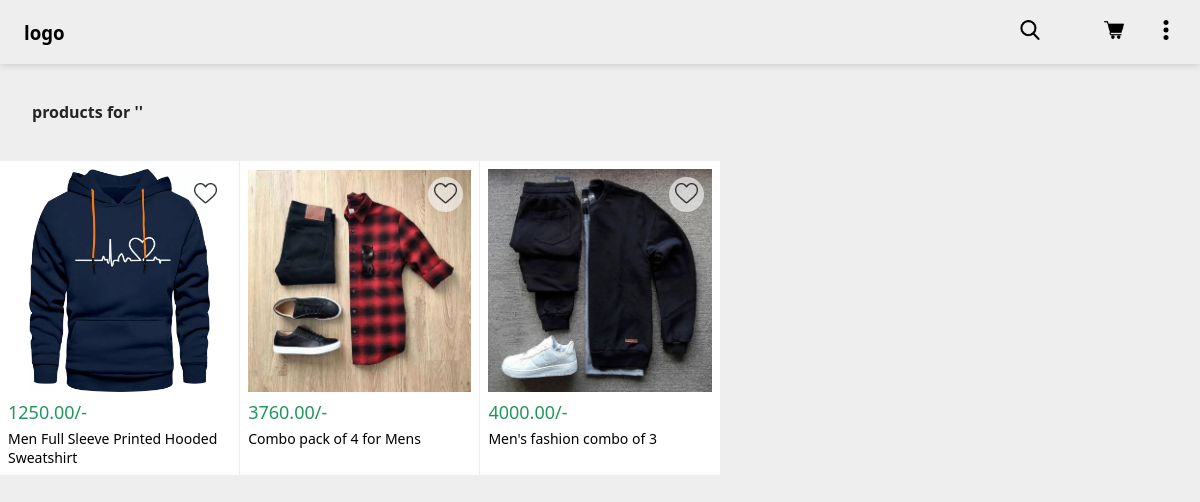
Before: /product/ with the older database file.
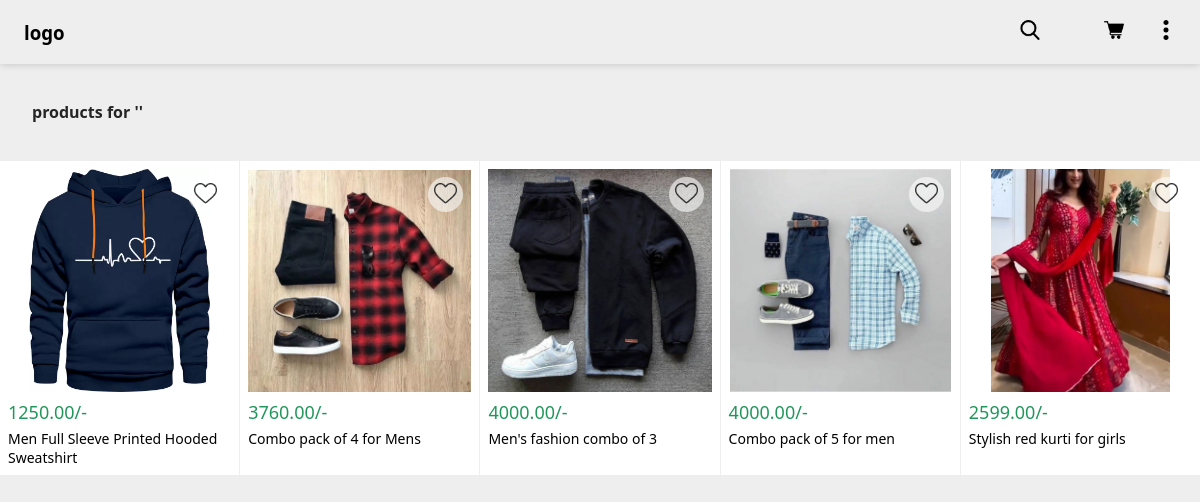
After: the same page with the newer database file.
### estore/models.py (models this page shows, shortened)
class Product(models.Model):
    name = models.CharField(max_length=300,default=None)
    desc = models.TextField()
    brand = models.CharField(max_length=30,default=None)
    price = models.DecimalField(max_digits=10, decimal_places=2)
    image = models.ImageField(upload_to='estore/products/', default=None)
    category = models.ManyToManyField(Category)
    slug_field = models.SlugField(max_length=300,null=True,blank=True)
    def get_absolute_url(self):
        return self.slug_field

### estore/views.py (the view)
# urls.py: path('product/', views.product_list, name='product_list'),
def product_list(request):
    query = request.GET.get('product', '')
    category = request.GET.get('categories', '')
    products = Product.objects.all()
    if query:
        products = products.filter(name__icontains=query)
    if category:
        products = products.filter(category__name__icontains=category)
    return render(request, 'product_list.html', {'products': products})

### templates/estore/product_list.html (shortened to what this page needs)
{% extends "base.html" %}
{% load static %}
{% block content %}
    <h4 class="product-count">{{num_of_products}} products for '{{search}}'</h4>
    {% if products %}
    <div id="products-container">
        {% for product in products %}
        <a href="/product/{{product.get_absolute_url}}"  class="product-card">
            <img src="/media/{{product.image}}" alt="{{product.image}}">
            <div class="product-details">
                <span class="price">
                    {{product.price}}/-
                </span>
                <span class="product-name">
                    {{product.name|truncatewords_html:10}}
                </span>
            </div>
            <span class="like-btn"><img src="/static/images/{{ 'heart.png' }}" alt=""></span>
        </a>
        {% endfor %}
    </div>
        {% else %}
        <h3 class="not-found">Ohh!! We currently don't have any products for '{{search}}'.</h3>
        {% endif %}
{% endblock %}

### templates/estore/base.html (shortened to what this page needs)
<!DOCTYPE html>
<html lang="en">
<head>
	{% load static %}
    <link rel="stylesheet" href="{% static 'estore/css/style.css' %}">
	<link href="{% static 'fontawesomefree/css/fontawesome.css' %}" rel="stylesheet" type="text/css">
    <link href="{% static 'fontawesomefree/css/brands.css' %}" rel="stylesheet" type="text/css">
    <link href="{% static 'fontawesomefree/css/solid.css' %}" rel="stylesheet" type="text/css">
</head>
<body>
	{% include 'header.html' %}
	{% block content %}
	{% endblock %}
</body>
</html>

### templates/estore/header.html (shortened to what this page needs)
{% load static %}
<div id="header">
	<h3>
		<a href="/" class="logo">logo</a>
	</h3>
	<div id="mob-nav">
		<ul>
			<li><img src="{% static 'estore/images/search.png' %}" alt="" onclick=openSearch() class="icon-img search"></li>
			<li><a href="/profile"><img src="{% static 'estore/images/user.png' %}" alt="" class="icon-img"></a></li>
			<li><a href="/cart"><img src="{% static 'estore/images/cart.png' %}" alt="" class="icon-img"></a></li>
			<li><img src="{% static 'estore/images/menu.png' %}" alt="" onclick=openMenu() class="icon-img"></li>
		</ul>
	</div>
</div>

### static/estore/css/style.css (style rules this page uses)
:root { --primary: #dc143c; --primarybgcolor:#eee; --boxShadow: 0 0 8px #00000033; --hoverColor: #e0e0e0; --secondarybgcolor:#dcdcdc; --primaryfontcolor:#242424; --primarydarkcolor:#dddddd; }
body { margin: 0; font-family: system-ui, -apple-system, BlinkMacSystemFont, 'Segoe UI', Roboto, Oxygen, Ubuntu, Cantarell, 'Open Sans', 'Helvetica Neue', sans-serif; background-color: var(--primarybgcolor); color: var(--primaryfontcolor); }
a { text-decoration: none; color: black; }
#header { width: 100%; height: 4rem; position: sticky; z-index: 1000; top: 0; display: flex; justify-content: space-between; align-items: center; background-color: var(--primarybgcolor); box-shadow: var(--boxShadow); transition: all 0.4s ease; }
#header .logo, #footer .logo { padding: 1rem 1.5rem; }
.icon-img { width: 36px; padding: 0.5rem; cursor: pointer; background-color: transparent; }
#mob-nav ul { display: flex; align-items: center; list-style-type: none; margin: 0; gap: 1rem; padding-left: 0; padding-right: 1rem; }
ul { list-style-type: none; padding-left: 0; }
.product-count { padding: 1rem 2rem; }
#products-container { display: grid; grid-template-columns: repeat(auto-fill, minmax(200px, 1fr)); gap: 1px; }
.product-card { position: relative; background-color: white; display: flex; flex-direction: column; padding: .5rem; }
.product-card > img { width: 100%; aspect-ratio: 1; object-fit: contain; object-position: bottom; }
.product-details { display: flex; flex-direction: column; gap: .3rem; margin-top: .5rem; height: 100%; font-size: 14px; }
.like-btn { width: 35px; height: 35px; padding: 6px; position: absolute; inset: 1rem 1rem auto auto; border-radius: 50%; background-color: #ffffff96; }
.like-btn img { display: block; width: 100%; }
.product-details .price { color: #20975a; font-weight: 500; font-size: 18px; }
* { box-sizing: border-box; }

Changed rows visible on the page:
added Product: image (picture), price "4000.00", name "Combo pack of 5 for men"
added Product: image (picture), price "2599.00", name "Stylish red kurti for girls"
